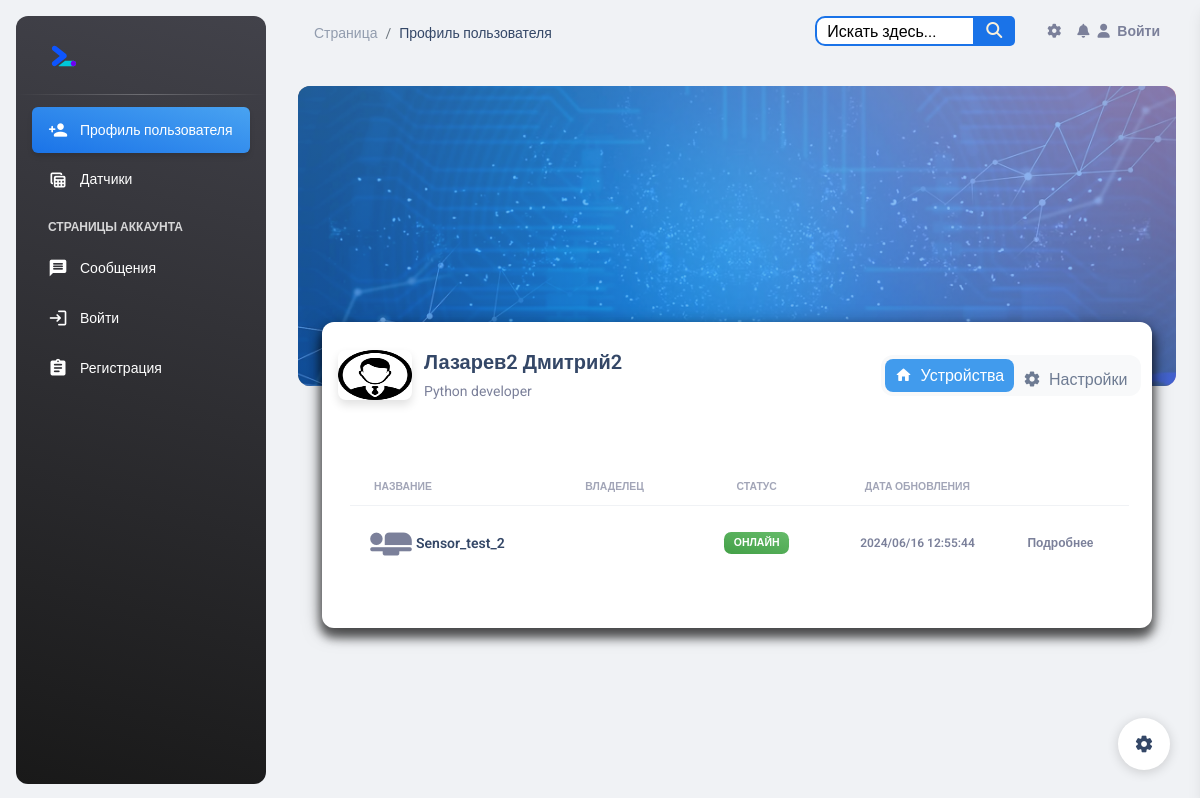
The app's page /profiles/lazarev_test2/ with its own data.
### account/models.py (models this page shows, shortened)
class Profile(models.Model):
    id = models.AutoField(primary_key=True)
    user = models.OneToOneField(User, verbose_name="Пользователь", on_delete=models.CASCADE)
    name = models.CharField(max_length=25, verbose_name="Имя", blank=True)
    surnames = models.CharField(max_length=25, verbose_name="Фамилия", blank=True)
    sensor = models.ManyToManyField(Sensor, verbose_name="Датчик", blank=True)
    work_phone = models.CharField(null=True, verbose_name="Рабочий телефон", blank=True, max_length=20)
    email = models.EmailField(max_length=40, verbose_name="Электронная почта", blank=True)
    photo = models.ImageField(upload_to='users/%Y/%m/%d', blank=True, verbose_name="Фото",
                              default='../static/img/default.png')
    slug = models.SlugField("URL", max_length=50, blank=True)
    last_activity = models.DateTimeField(verbose_name="Последняя активность", default=timezone.now)
    class Meta:
        verbose_name = 'Профиль'
        verbose_name_plural = 'Профиля'

### esp_sensor/models.py (models this page shows, shortened)
class Sensor(models.Model):
    id = models.AutoField(primary_key=True)
    name = models.CharField('Имя датчика', max_length=100, unique=True)
    slug = models.SlugField(max_length=255, unique=True, db_index=True, verbose_name="URL")
    description = models.TextField('Описание', blank=True)
    owner = models.CharField("Владелец", max_length=100, blank=True)
    date_added = models.DateTimeField('Дата добавления', auto_now=True)
    country = models.ManyToManyField(Country, blank=True, verbose_name='Страна')
    city = models.ManyToManyField(City, blank=True, verbose_name='Город')
    inclusions = models.IntegerField("Количество включений", default=0)
    power = models.IntegerField(default=0, blank=True, verbose_name='Мощность %',
                                validators=[MinValueValidator(0), MaxValueValidator(100)])
    watt = models.IntegerField("Потребление мощности Ватт", default=0)
    volt = models.IntegerField("Электрическое напряжение Вольт", default=0)
    work = models.BooleanField('Онлайн', default=True)
    blocked = models.BooleanField('Заблокирован', default=False)
    start = models.BooleanField('Старт', default=False)
    temperature = models.FloatField('Температура', default=0)
    fan_speed = models.IntegerField('Скорость кулера', default=0)
    ip_address = models.CharField('IP Адрес', max_length=15, blank=True)
    mac_address = models.CharField('MAC Адрес', max_length=20, blank=True)
    confirmed = models.BooleanField('Подтвержден администратором', default=False)
    version = models.CharField('Версия прошивки', max_length=15, blank=True)
    processing_time = models.FloatField('Время обработки (мс)', null=True, blank=True)
    tampered = models.BooleanField('Устройство вскрыто', default=False)
    tampered_at = models.DateTimeField('Время вскрытия', null=True, blank=True)
    def is_blocked(self):
        return self.blocked
    class Meta:
        verbose_name = 'Датчик'
        verbose_name_plural = 'Датчики'

### profiles/views.py (the view)
# urls.py: path('<slug:slug>/', views.ProfileDetailView.as_view(), name='profile_detail'),
class ProfileDetailView(DetailView):
    model = Profile
    template_name = 'profile/profile_detail.html'
    context_object_name = 'profile'
    slug_field = 'slug'

### templates/profile/profile_detail.html (shortened to what this page needs)
{% include 'base.html' %}
{% load static %}
<body class="g-sidenav-show bg-gray-200">
<aside class="sidenav navbar navbar-vertical navbar-expand-xs border-0 border-radius-xl my-3 fixed-start ms-3   bg-gradient-dark"
       id="sidenav-main">
    <div class="sidenav-header">
        <a class="navbar-brand m-0" href="{% url 'sensor_list' %}">
            <img src="{% static 'img/google-webdev.svg' %}" class="navbar-brand-img h-100"
                 alt="main_logo">
        </a>
    </div>
    <hr class="horizontal light mt-0 mb-2">
    <div class="collapse navbar-collapse  w-auto " id="sidenav-collapse-main">
        <ul class="navbar-nav">
            <li class="nav-item">
                <a class="nav-link text-white active bg-gradient-info">
                    <div class="text-white text-center me-2 d-flex align-items-center justify-content-center">
                        <i class="material-icons opacity-10">person_add</i>
                    </div>
                    <span class="nav-link-text ms-1">Профиль пользователя</span>
                </a>
            </li>
            <li class="nav-item">
                <a class="nav-link text-white" href="{% url 'sensor_list' %}">
                    <div class="text-white text-center me-2 d-flex align-items-center justify-content-center">
                        <i class="material-icons opacity-10">table_view</i>
                    </div>
                    <span class="nav-link-text ms-1">Датчики</span>
                </a>
            </li>
            <li class="nav-item mt-3">
                <h6 class="ps-4 ms-2 text-uppercase text-xs text-white font-weight-bolder opacity-8">Страницы
                    аккаунта {{ user.username }}</h6>
            </li>
            <li class="nav-item">
                <a class="nav-link text-white " href="{% url 'chats' %}">
                    <div class="text-white text-center me-2 d-flex align-items-center justify-content-center">
                        <i class="material-icons opacity-10">message</i>
                    </div>
                    <span class="nav-link-text ms-1">Сообщения</span>
                </a>
            </li>
            {% if user.is_authenticated %}
                <li class="nav-item">
                    <a class="nav-link text-white " href='{% url 'logout' %}'>
                        <div class="text-white text-center me-2 d-flex align-items-center justify-content-center">
                            <i class="material-icons opacity-10">login</i>
                        </div>
                        <span class="nav-link-text ms-1">Выйти</span>
                    </a>
                </li>
            {% else %}
                <li class="nav-item">
                    <a class="nav-link text-white " href='{% url 'login' %}'>
                        <div class="text-white text-center me-2 d-flex align-items-center justify-content-center">
                            <i class="material-icons opacity-10">login</i>
                        </div>
                        <span class="nav-link-text ms-1">Войти</span>
                    </a>
                </li>
                <li class="nav-item">
                    <a class="nav-link text-white " href="{% url 'register' %}">
                        <div class="text-white text-center me-2 d-flex align-items-center justify-content-center">
                            <i class="material-icons opacity-10">assignment</i>
                        </div>
                        <span class="nav-link-text ms-1">Регистрация</span>
                    </a>
                </li>
            {% endif %}
        </ul>
    </div>
</aside>
<div class="main-content position-relative max-height-vh-100 h-100">
    <nav class="navbar navbar-main navbar-expand-lg px-0 mx-4 shadow-none border-radius-xl" id="navbarBlur"
         data-scroll="true">
        <div class="container-fluid py-1 px-3">
            <nav aria-label="breadcrumb">
                <ol class="breadcrumb bg-transparent mb-0 pb-0 pt-1 px-0 me-sm-6 me-5">
                    <li class="breadcrumb-item text-sm"><a class="opacity-5 text-dark" href="{% url 'sensor_list' %}">Страница</a>
                    <li class="breadcrumb-item text-sm text-dark active" aria-current="page">Профиль пользователя</li>
                </ol>
            </nav>
            {% include 'include/navbar.html' %}
        </div>
    </nav>
    <div class="container-fluid px-2 px-md-4">
        <div class="page-header min-height-300 border-radius-xl mt-4"
             style="background-image: url({% static 'img/tekhnologichnyi-fon-170.webp' %});">
            <span class="mask  bg-gradient-info  opacity-6"></span>
        </div>
        <div class="card card-body mx-3 mx-md-4 mt-n6">
            <div class="row gx-4 mb-2">
                <div class="col-auto">
                    <div class="avatar avatar-xl position-relative">
                    <img src="{{ profile.photo.url }}" alt="profile_image"
                         class="w-100 border-radius-lg shadow-sm" height="50">
                </div>
                </div>
                <div class="col-auto my-auto">
                    <div class="h-100">
                        <h5 class="mb-1">
                            {{ profile.surnames }} {{ profile.name }}
                        </h5>
                        <p class="mb-0 font-weight-normal text-sm">
                            Python developer
                        </p>
                    </div>
                </div>
                <div class="col-lg-4 col-md-6 my-sm-auto ms-sm-auto me-sm-0 mx-auto mt-3">
                    <div class="nav-wrapper position-relative end-0">
                        <ul class="tabs nav nav-pills nav-fill p-1" role="tablist">
                            <li class="active nav-item">
                                <a class="nav-link mb-0 px-0 py-1" data-bs-toggle="tab" href="javascript:;"
                                   role="tab" aria-selected="true">
                                    <i class="material-icons text-lg position-relative">home</i>
                                    <span class="ms-1">Устройства</span>
                                </a>
                            </li>
                            <li class="nav-item">
                                <a class="nav-link mb-0 px-0 py-1" data-bs-toggle="tab" href="javascript:;" role="tab"
                                   aria-selected="false">
                                    <i class="material-icons text-lg position-relative">settings</i>
                                    <span class="ms-1">Настройки</span>
                                </a>
                            </li>
                        </ul>
                    </div>
                </div>
            </div>
            <div>
                <div>
                    <div class="tabs-panel active" data-index="0">
                        <div class="container-fluid py-4">
                            <div class="row">
                                <div>
                                    <div class="card-body px-0 pb-2">
                                        <div class="table-responsive p-0">
                                            <table class="table align-items-center mb-0">
                                                <thead>
                                                <tr>
                                                    <th class="text-uppercase text-secondary text-xxs font-weight-bolder opacity-7">
                                                        Название
                                                    </th>
                                                    <th class="text-uppercase text-secondary text-xxs font-weight-bolder opacity-7 ps-2">
                                                        Владелец
                                                    </th>
                                                    <th class="text-center text-uppercase text-secondary text-xxs font-weight-bolder opacity-7">
                                                        Статус
                                                    </th>
                                                    <th class="text-center text-uppercase text-secondary text-xxs font-weight-bolder opacity-7">
                                                        Дата обновления
                                                    </th>
                                                    <th class="text-secondary opacity-7"></th>
                                                </tr>
                                                </thead>
                                                <tbody>
                                                {% for sensor in profile.sensor.all %}
                                                    <tr>
                                                        <td>
                                                            <div class="d-flex px-2 py-1">
                                                                <div>
                                                                    <i class="material-icons"
                                                                       style="font-size: 50px;">airline_seat_flat</i>
                                                                </div>
                                                                <div class="d-flex flex-column justify-content-center">
                                                                    <a href="{% url 'sensor_detail' sensor.pk %}"><h6
                                                                            class="mb-0 text-sm">{{ sensor.name }}</h6>
                                                                    </a>
                                                                </div>
                                                            </div>
                                                        </td>
                                                        <td>
                                                        </td>
                                                        <td class="align-middle text-center text-sm">
                                                            {% if sensor.is_blocked %}
                                                                <span class="badge badge-sm bg-gradient-danger">Заблокирован</span>
                                                            {% else %}
                                                                {% if sensor.work %}
                                                                    <span class="badge badge-sm bg-gradient-success">Онлайн</span>
                                                                {% else %}
                                                                    <span class="badge badge-sm bg-gradient-secondary">Оффлайн</span>
                                                                {% endif %}
                                                            {% endif %}
                                                        </td>
                                                        <td class="align-middle text-center">
                                                            <span class="text-secondary text-xs font-weight-bold">{{ sensor.date_added | date:"Y/m/d H:i:s" }}</span>
                                                        </td>
                                                        <td class="align-middle">
                                                            <a href="{% url 'sensor_detail' sensor.pk %}"
                                                               class="text-secondary font-weight-bold text-xs"
                                                               data-toggle="tooltip"
                                                               data-original-title="Edit user">
                                                                Подробнее
                                                            </a>
                                                        </td>
                                                    </tr>
                                                {% endfor %}
                                                </tbody>
                                            </table>
                                        </div>
                                    </div>
                                </div>
                            </div>
                        </div>
                    </div>
                </div>
            </div>
        </div>
    </div>
</div>
{% include 'include/setting.html' %}
</body>

### templates/profile/profile_detail.html (style rules this page uses)
* { padding: 0; margin: 0; box-sizing: border-box; }
ul { list-style: none; }
a { text-decoration: none; color: black; }
.tabs { display: flex; }
.tabs li a { display: block; position: relative; top: 4px; padding: 10px 25px; border-radius: 2px 2px 0 0; opacity: 0.7; transition: all 0.1s ease-in-out; }
.tabs li.active a, .tabs li a:hover { opacity: 1; top: 0; }
.tabs-panel { display: none; }
.tabs-panel.active { display: block; }
.active.nav-item a.nav-link { background-color: #419bed; color: white; }

### records on screen
Profile: photo (placeholder picture), surnames "Лазарев2", name "Дмитрий2"
Sensor: name "Sensor_test_2", blocked "ОНЛАЙН", date_added "2024/06/16 12:55:44"
